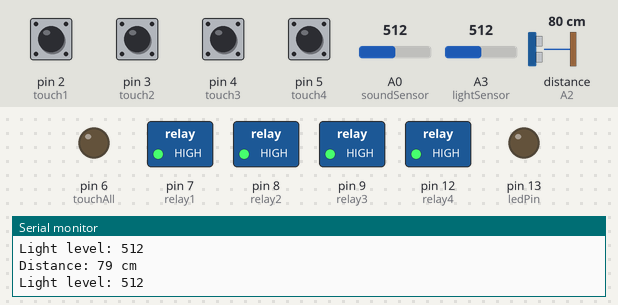
A sketch run on a simulated Arduino Uno, built with avr-gcc and run on an emulated ATmega328P. On the bench: switched loads named in the sketch (green lamp = pin HIGH), output pins drawn as LEDs (lit = HIGH), the last lines printed to the serial monitor. Wiring (inferred from the names in the program): ultrasonic range finder: trigger A1; echo A2. The test bench sets the inputs (shaded band); at power-on: pin 2 (touch1), pin 3 (touch2), pin 4 (touch3), pin 5 (touch4) LOW, A3 (lightSensor) = 512, distance to the obstacle (sensor on A2) 80 cm, A0 (soundSensor) = 512. The echo pulse lasts 58.3 µs per cm; the audio player accepts every command and is not drawn; pins used as bus, display or sensor lines are not drawn.

Above: at 1.7 s.
1.8 s: A3 (lightSensor) set to 416
3.3 s: A3 (lightSensor) set to 389
At 5.0 s:
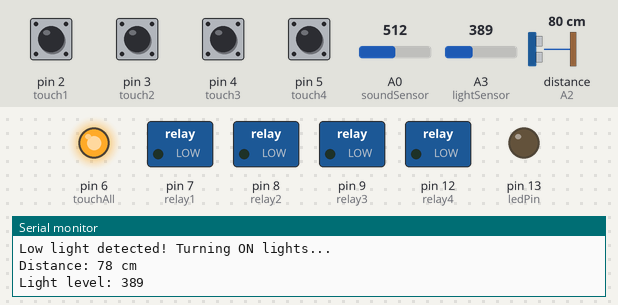
At 6.1 s:
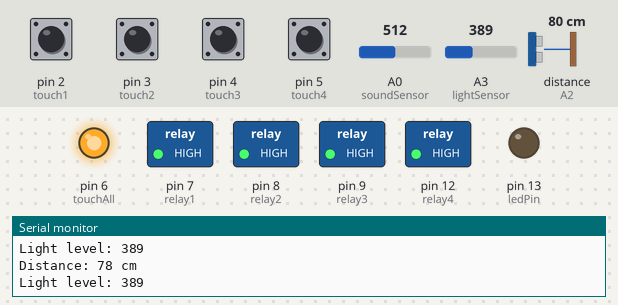
6.6 s: distance to the obstacle (sensor on A2) set to 23 cm
8.9 s: distance to the obstacle (sensor on A2) set to 19 cm
At 10.0 s:
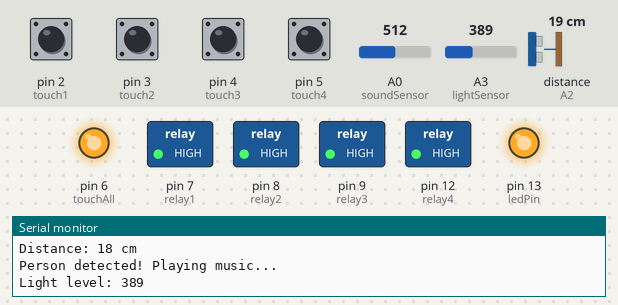
At 11.6 s:
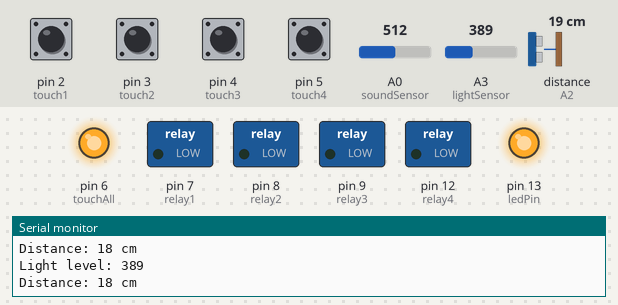
12.2 s: pin 2 (touch1) pulled HIGH for 1 s
14.8 s: pin 3 (touch2) pulled HIGH for 0.75 s
Timing chart, 0 to 18.3 s (numbered marks = the images above; inputs shaded):
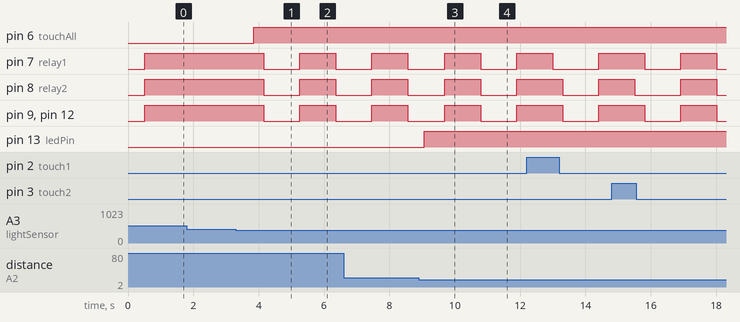

Measured:
- the behaviour switches between 400 and 399 on A3 (lightSensor) (found by bisection; images 0 and 1)
- the behaviour switches between 22 and 21 cm on distance to the obstacle (sensor on A2) (found by bisection; images 2 and 3)
- after the input at 3.3 s, pin 6 (touchAll): LOW → HIGH after 0.55 s; pin 7 (relay1), pin 8 (relay2), pin 9 (relay3), pin 12 (relay4): HIGH → LOW after 0.85 s, → HIGH 1.1 s later, → LOW 1.1 s later
- after the input at 8.9 s, pin 13 (ledPin): LOW → HIGH after 0.17 s

The sketch:

final_sketch.ino
```cpp
#include <SoftwareSerial.h>
#include <DFRobotDFPlayerMini.h>

// === Touch Sensor Pins ===
#define touch1 2
#define touch2 3
#define touch3 4
#define touch4 5
#define touchAll 6  // Pang-lima: Toggle all ON/OFF

// === Relay Pins ===
#define relay1 7
#define relay2 8
#define relay3 9
#define relay4 12

// === Sound Sensor Pin ===
#define soundSensor A0
const int threshold = 1000;
const int quietThreshold = 300;
const int maxClapDuration = 200;
unsigned long lastClapTime = 0;

// === Ultrasonic Pins ===
#define trigPin A1
#define echoPin A2

// === Light Sensor Pin (NEW) ===
#define lightSensor A3
#define lightThreshold 400   // Adjust this value (0–1023): lower = darker

// === DFPlayer Pins ===
#define mp3Rx 10   // Arduino RX (connect to TX of DFPlayer)
#define mp3Tx 11   // Arduino TX (connect to RX of DFPlayer)

// === LED Indicator ===
#define ledPin 13    // ON kapag may tao at madilim
#define lightLed 6   // Optional: LED light controlled by LDR (change pin if needed)

SoftwareSerial mp3Serial(mp3Rx, mp3Tx);
DFRobotDFPlayerMini mp3;

// === States ===
bool relayState1 = false;
bool relayState2 = false;
bool relayState3 = false;
bool relayState4 = false;
bool isPlaying = false;
bool lightsOn = false; // For light sensor control

// === Ultrasonic Variables ===
long duration;
int distance;

// === SETUP ===
void setup() {
  Serial.begin(9600);
  mp3Serial.begin(9600);

  // Touch sensors
  pinMode(touch1, INPUT);
  pinMode(touch2, INPUT);
  pinMode(touch3, INPUT);
  pinMode(touch4, INPUT);
  pinMode(touchAll, INPUT);

  // Relays
  pinMode(relay1, OUTPUT);
  pinMode(relay2, OUTPUT);
  pinMode(relay3, OUTPUT);
  pinMode(relay4, OUTPUT);

  // Sound sensor
  pinMode(soundSensor, INPUT);

  // Ultrasonic
  pinMode(trigPin, OUTPUT);
  pinMode(echoPin, INPUT);

  // Light sensor
  pinMode(lightSensor, INPUT);

  // LEDs
  pinMode(ledPin, OUTPUT);
  pinMode(lightLed, OUTPUT);
  digitalWrite(ledPin, LOW);
  digitalWrite(lightLed, LOW);

  // DFPlayer setup
  Serial.println("Initializing DFPlayer Mini...");
  if (!mp3.begin(mp3Serial)) {
    Serial.println("Unable to start DFPlayer Mini!");
    Serial.println("Check wiring and SD card.");
    while (true);
  }
  mp3.volume(25);
  Serial.println("DFPlayer Mini ready!");

  // All relays OFF initially
  updateAllRelays();
}

// === LOOP ===
void loop() {
  handleTouch();
  detectSound();
  detectUltrasonic();
  detectLight();  // <--- NEW FUNCTION CALL
}

// === TOUCH SENSOR HANDLING ===
void handleTouch() {
  if (digitalRead(touch1) == HIGH) {
    relayState1 = !relayState1;
    digitalWrite(relay1, relayState1 ? LOW : HIGH);
    delay(300);
  }

  if (digitalRead(touch2) == HIGH) {
    relayState2 = !relayState2;
    digitalWrite(relay2, relayState2 ? LOW : HIGH);
    delay(300);
  }

  if (digitalRead(touch3) == HIGH) {
    relayState3 = !relayState3;
    digitalWrite(relay3, relayState3 ? LOW : HIGH);
    delay(300);
  }

  if (digitalRead(touch4) == HIGH) {
    relayState4 = !relayState4;
    digitalWrite(relay4, relayState4 ? LOW : HIGH);
    delay(300);
  }

  // Touch 5: Toggle ALL relays ON/OFF
  if (digitalRead(touchAll) == HIGH) {
    bool allOn = relayState1 && relayState2 && relayState3 && relayState4;
    relayState1 = !allOn;
    relayState2 = !allOn;
    relayState3 = !allOn;
    relayState4 = !allOn;
    updateAllRelays();
    delay(500);
  }
}

// === SOUND SENSOR HANDLING ===
void detectSound() {
  int soundLevel = analogRead(soundSensor);
  unsigned long currentTime = millis();

  if (soundLevel > threshold && (currentTime - lastClapTime > 500)) {
    unsigned long startTime = millis();

    while (analogRead(soundSensor) > quietThreshold) {
      if (millis() - startTime > maxClapDuration) return;
    }

    lastClapTime = millis();

    bool allOn = relayState1 && relayState2 && relayState3 && relayState4;
    relayState1 = !allOn;
    relayState2 = !allOn;
    relayState3 = !allOn;
    relayState4 = !allOn;
    updateAllRelays();

    Serial.println("Sound detected! Toggled all relays.");
    delay(500);
  }
}

// === ULTRASONIC + DFPLAYER HANDLING ===
void detectUltrasonic() {
  digitalWrite(trigPin, LOW);
  delayMicroseconds(2);
  digitalWrite(trigPin, HIGH);
  delayMicroseconds(10);
  digitalWrite(trigPin, LOW);

  duration = pulseIn(echoPin, HIGH);
  distance = duration * 0.034 / 2;

  Serial.print("Distance: ");
  Serial.print(distance);
  Serial.println(" cm");

  if (distance <= 20 && !isPlaying) {
    Serial.println("Person detected! Playing music...");
    digitalWrite(ledPin, HIGH);
    mp3.play(1);
    isPlaying = true;
  }
  else if (distance > 20 && isPlaying) {
    Serial.println("No person detected. Stopping music...");
    digitalWrite(ledPin, LOW);
    mp3.stop();
    isPlaying = false;
  }

  delay(300);
}

// === LIGHT SENSOR HANDLING ===
void detectLight() {
  int lightValue = analogRead(lightSensor);
  Serial.print("Light level: ");
  Serial.println(lightValue);

  if (lightValue < lightThreshold && !lightsOn) {
    Serial.println("Low light detected! Turning ON lights...");
    digitalWrite(lightLed, HIGH);
    lightsOn = true;
  }
  else if (lightValue >= lightThreshold && lightsOn) {
    Serial.println("Enough light detected! Turning OFF lights...");
    digitalWrite(lightLed, LOW);
    lightsOn = false;
  }

  delay(300);
}

// === RELAY UPDATE FUNCTION ===
void updateAllRelays() {
  digitalWrite(relay1, relayState1 ? LOW : HIGH);
  digitalWrite(relay2, relayState2 ? LOW : HIGH);
  digitalWrite(relay3, relayState3 ? LOW : HIGH);
  digitalWrite(relay4, relayState4 ? LOW : HIGH);
}
```
